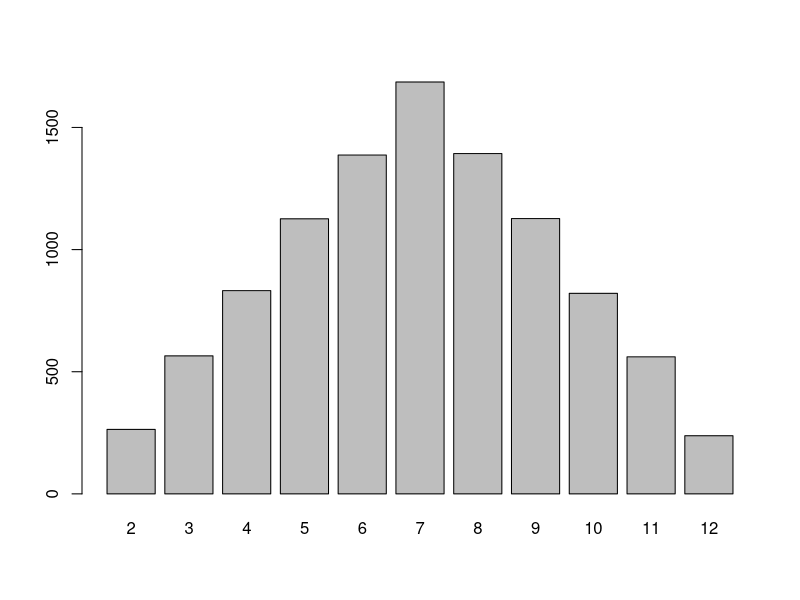
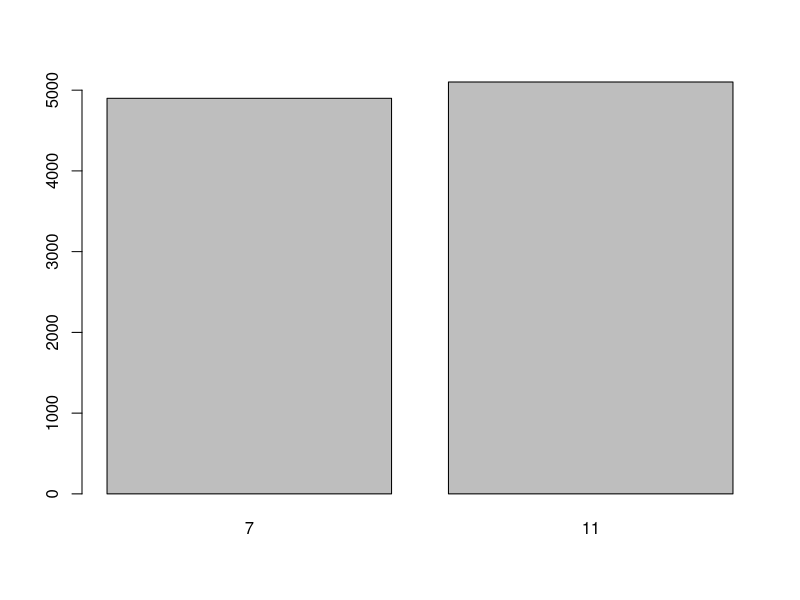
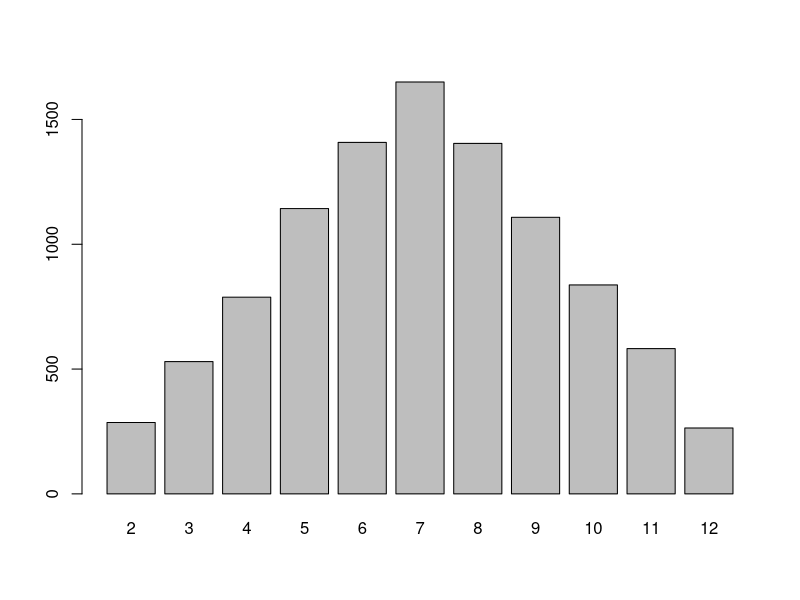

Reproduce these figures in R, in order.
## ---- chunk 1
knitr::opts_chunk$set(echo = TRUE)
## ---- chunk 2
die1 <- sample(x = 1:6, size = 10000, replace = TRUE)
die2 <- sample(x = 1:6, size = 10000, replace = TRUE)
sumDice <- die1 + die2
head(sumDice)
barplot(table(sumDice))
## ---- chunk 3
die1 <- sample(c(5,5,5,5,5,5), size = 10000, replace = TRUE)
die2 <- sample(c(2,2,2,6,6,6), size = 10000, replace = TRUE)
sumDice <- die1 + die2
head(sumDice)
barplot(table(sumDice))
## ---- chunk 4
die1 <- sample(c(1,3,4,5,6,8), size = 10000, replace = TRUE)
die2 <- sample(c(1,2,2,3,3,4), size = 10000, replace = TRUE)
sumDice <- die1 + die2
head(sumDice)
barplot(table(sumDice))
## ---- chunk 5


eventA <- replicate(10000, {
  dieRoll <- sample(1:6, 2, replace = TRUE)
  (sum(dieRoll) == 10)
})
probA <- mean(eventA)
probA

## ---- chunk 6


eventB <- replicate(10000, {
  dieRoll <- sample(1:6, 2, replace = TRUE)
  (sum(dieRoll) >= 10)
})
probB <- mean(eventB)
probB

## ---- chunk 7


probC <- probA/probB
probC


## ---- chunk 8
eventD <- replicate(10000, {
  slip <- sample(1:6, 2, replace = FALSE)
  (sum(slip) == 10)
})
probD <- mean(eventD)
probD
## ---- chunk 9
eventE <- replicate(10000, {
  slip <- sample(1:6, 2, replace = FALSE)
  (sum(slip) >= 10)
})
probE <- mean(eventE)
probE

## ---- chunk 10
probF <- probD/probE
probF
## ---- chunk 11
### Conditional Probability Simulation
### Bayesian Probability

# lie detector

prev <- 0.50	# prevalence = P(L)
sens <- 0.80	# sensitivity = P(+|L)
spec <- 0.90		# specificity = 1 - P(+|L^c)

reps <- 10000

true.pos.test.pos <- 0	# counter for lie detector catching a truly lying person
test.pos <- 0		# counter for lie detector says person is lying

for(i in 1:reps){
	# simulate a person as lying or not
	lie <- 0
	if(runif(1) < prev){
		lie <- 1
	}
	# if lying simulate if test positive or not
	if(lie == 1 ){
		if(runif(1) <= sens){
			test.pos <- test.pos + 1
			true.pos.test.pos <- true.pos.test.pos + 1
		}
	}
	# if not lying simulate if test positive or not
	else{
		if(runif(1) <= (1-spec)) test.pos <- test.pos + 1
	}
}

# simulated probability

true.pos.test.pos/test.pos
